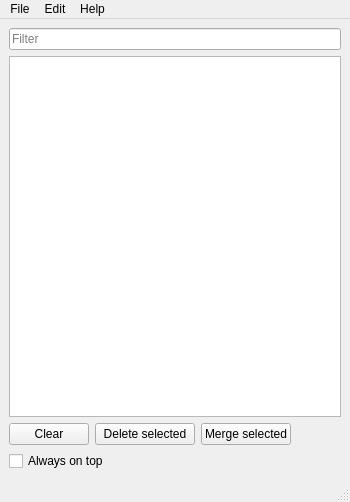
<?xml version="1.0" encoding="UTF-8"?>
<ui version="4.0">
 <class>MainWindow</class>
 <widget class="QMainWindow" name="MainWindow">
  <property name="geometry">
   <rect>
    <x>0</x>
    <y>0</y>
    <width>350</width>
    <height>502</height>
   </rect>
  </property>
  <property name="sizePolicy">
   <sizepolicy hsizetype="Preferred" vsizetype="Maximum">
    <horstretch>0</horstretch>
    <verstretch>0</verstretch>
   </sizepolicy>
  </property>
  <property name="minimumSize">
   <size>
    <width>320</width>
    <height>200</height>
   </size>
  </property>
  <property name="windowTitle">
   <string>MainWindow</string>
  </property>
  <widget class="QWidget" name="centralwidget">
   <layout class="QGridLayout" name="gridLayout_2">
    <item row="1" column="0">
     <layout class="QGridLayout" name="gridLayout">
      <item row="3" column="1">
       <widget class="QPushButton" name="btn_delete_selected">
        <property name="sizePolicy">
         <sizepolicy hsizetype="Fixed" vsizetype="Fixed">
          <horstretch>0</horstretch>
          <verstretch>0</verstretch>
         </sizepolicy>
        </property>
        <property name="minimumSize">
         <size>
          <width>100</width>
          <height>0</height>
         </size>
        </property>
        <property name="maximumSize">
         <size>
          <width>100</width>
          <height>16777215</height>
         </size>
        </property>
        <property name="text">
         <string>Delete selected</string>
        </property>
        <property name="checkable">
         <bool>false</bool>
        </property>
       </widget>
      </item>
      <item row="3" column="0">
       <widget class="QPushButton" name="clearButton">
        <property name="sizePolicy">
         <sizepolicy hsizetype="Fixed" vsizetype="Fixed">
          <horstretch>0</horstretch>
          <verstretch>0</verstretch>
         </sizepolicy>
        </property>
        <property name="minimumSize">
         <size>
          <width>0</width>
          <height>0</height>
         </size>
        </property>
        <property name="text">
         <string>Clear</string>
        </property>
       </widget>
      </item>
      <item row="2" column="0" colspan="5">
       <widget class="QTableView" name="cb_table">
        <property name="editTriggers">
         <set>QAbstractItemView::NoEditTriggers</set>
        </property>
        <property name="alternatingRowColors">
         <bool>true</bool>
        </property>
        <property name="selectionMode">
         <enum>QAbstractItemView::ExtendedSelection</enum>
        </property>
        <property name="selectionBehavior">
         <enum>QAbstractItemView::SelectItems</enum>
        </property>
       </widget>
      </item>
      <item row="1" column="0" colspan="5">
       <widget class="QLineEdit" name="findLineEdit">
        <property name="toolTip">
         <string>Filter</string>
        </property>
        <property name="inputMask">
         <string notr="true"/>
        </property>
        <property name="text">
         <string extracomment="Filter"/>
        </property>
        <property name="placeholderText">
         <string>Filter</string>
        </property>
       </widget>
      </item>
      <item row="4" column="0" colspan="5">
       <widget class="QCheckBox" name="alwaysOnTop_check">
        <property name="sizePolicy">
         <sizepolicy hsizetype="Fixed" vsizetype="Fixed">
          <horstretch>0</horstretch>
          <verstretch>0</verstretch>
         </sizepolicy>
        </property>
        <property name="text">
         <string>Always on top</string>
        </property>
       </widget>
      </item>
      <item row="3" column="2" colspan="3">
       <widget class="QPushButton" name="btn_merge_selected">
        <property name="sizePolicy">
         <sizepolicy hsizetype="Fixed" vsizetype="Fixed">
          <horstretch>0</horstretch>
          <verstretch>0</verstretch>
         </sizepolicy>
        </property>
        <property name="text">
         <string>Merge selected</string>
        </property>
       </widget>
      </item>
     </layout>
    </item>
   </layout>
  </widget>
  <widget class="QMenuBar" name="menubar">
   <property name="geometry">
    <rect>
     <x>0</x>
     <y>0</y>
     <width>350</width>
     <height>21</height>
    </rect>
   </property>
   <widget class="QMenu" name="menuBla">
    <property name="title">
     <string>File</string>
    </property>
    <addaction name="actionReload_properties"/>
    <addaction name="separator"/>
    <addaction name="actionExit"/>
   </widget>
   <widget class="QMenu" name="menuEdit">
    <property name="title">
     <string>Edit</string>
    </property>
    <addaction name="actionClear_content"/>
   </widget>
   <widget class="QMenu" name="menuHelp">
    <property name="title">
     <string>Help</string>
    </property>
    <addaction name="actionAbout"/>
   </widget>
   <addaction name="menuBla"/>
   <addaction name="menuEdit"/>
   <addaction name="menuHelp"/>
  </widget>
  <widget class="QStatusBar" name="statusbar"/>
  <action name="actionExit">
   <property name="text">
    <string>Exit</string>
   </property>
  </action>
  <action name="actionReload_properties">
   <property name="text">
    <string>Reload properties </string>
   </property>
  </action>
  <action name="actionClear_content">
   <property name="text">
    <string>Clear content</string>
   </property>
  </action>
  <action name="actionLoad_list">
   <property name="text">
    <string>Load list</string>
   </property>
  </action>
  <action name="actionAbout">
   <property name="text">
    <string>About</string>
   </property>
  </action>
  <action name="actionDelete_selected_rows">
   <property name="text">
    <string>Delete selected rows</string>
   </property>
  </action>
 </widget>
 <resources/>
 <connections/>
</ui>
